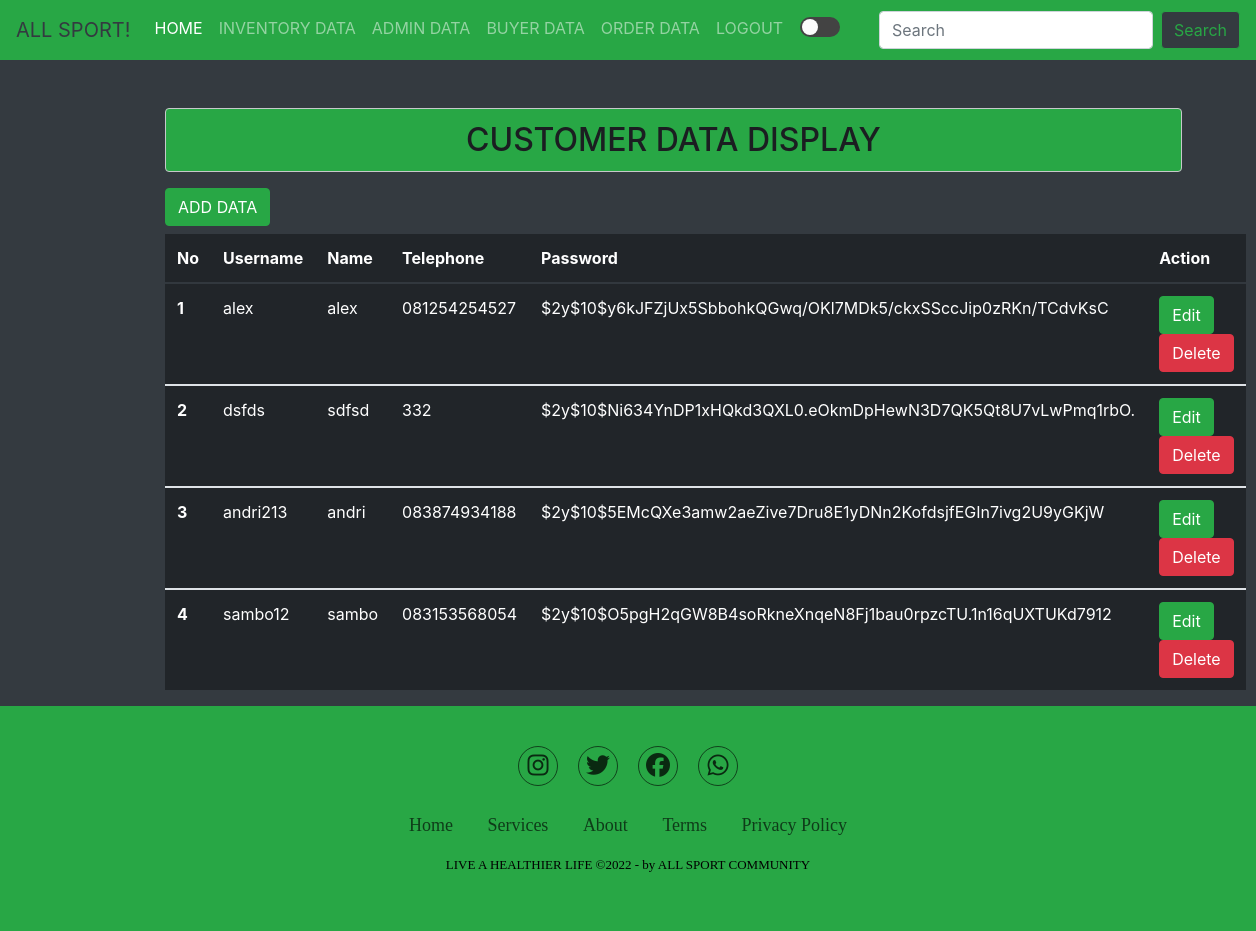
The app's page /data_pembeli.php (signed in) with its own data.
### tables this page shows
CREATE TABLE `customers` (
  `id_plg` int(11) NOT NULL,
  `username_plg` varchar(30) NOT NULL,
  `nama_plg` varchar(30) NOT NULL,
  `no_hp_plg` varchar(15) NOT NULL,
  `password` varchar(255) NOT NULL
);

### data_pembeli.php (the view, shortened to what this page needs)
<?php
   include('koneksi.php');
   $tampil = mysqli_query($koneksi, "SELECT * FROM customers order by id_plg asc");
?>
<!DOCTYPE html>
<html lang="en">
<head>
  <link rel="stylesheet" href="https://cdn.jsdelivr.net/npm/bootstrap@4.0.0/dist/css/bootstrap.min.css">
  <link rel="stylesheet" href="style.css">
  <link rel="stylesheet" href="forms1.css">
  <link rel="stylesheet" href="dark_md.css">
  <link rel="stylesheet" href="https://cdnjs.cloudflare.com/ajax/libs/font-awesome/6.2.0/css/all.min.css" />
  <link href="//netdna.bootstrapcdn.com/font-awesome/3.2.1/css/font-awesome.css" rel="stylesheet">
</head>
<body>
  <nav class="navbar navbar-expand-lg navbar-dark bg-success">
    <a class="navbar-brand text-dark" href="#">ALL SPORT!</a>
    <div class="collapse navbar-collapse" id="navbarSupportedContent">
      <ul class="navbar-nav mr-auto">
        <li class="nav-item active">
        <a class="nav-link" href="home.php">HOME<span class="sr-only">(current)</span></a>
        </li>
        <li class="nav-item">
            <a class="nav-link" href="tampilan_barang.php">INVENTORY DATA</a>
        </li>
        <li class="nav-item">
          <a class="nav-link" href="data_admin.php">ADMIN DATA</a>
        </li>
        <li class="nav-item">
          <a class="nav-link" href="data_pembeli.php">BUYER DATA</a>
        </li>
        <li class="nav-item">
            <a class="nav-link" href="data_pesanan.php">ORDER DATA</a>
        </li>
        <li class="nav-item">
          <a class="nav-link" href="logout.php">LOGOUT</a>
        </li>
        <li class="nav-item">
            <input type="checkbox" onclick="ubahMode()">
          </li>
      </ul>
        <form action="" method="post" class="form-inline my-2 my-lg-0">
        <input type="text" name="keyword" class="form-control mr-sm-2"  placeholder="Search" aria-label="Search">
        <button name="cari" class="btn btn-outline-success my-2 my-sm-0 bg-dark" type="submit">Search</button>
        </form>
    </div>
  </nav>
  <div class="tabel col-md-10" style=" margin-left: 150px;">
        <h2 class="alert alert-dark text-center mt-5" style="background-color: #28a745";>CUSTOMER DATA DISPLAY</h2>
        <table rules="rows" class="table table-dark mt-2">
          <a href="create_pembeli.php" class="btn btn-success">ADD DATA</a>
          <thead>
              <tr>
              <th scope="col">No</th>
              <th scope="col">Username</th>
              <th scope="col">Name</th>
              <th scope="col">Telephone</th>
              <th scope="col">Password</th>
              <th scope="col">Action</th>
              </tr>
          </thead>
          <?php $i = 1; ?>
          <?php
            while($data = mysqli_fetch_array($tampil)):
          ?>
          <tbody>
              <tr>
                  <th scope="row"><?= $i; ?></th>
                  <td><?=$data['username_plg'] ?></td>
                  <td><?=$data['nama_plg'] ?></td>
                  <td><?=$data['no_hp_plg'] ?></td>
                  <td><?=$data['password'] ?></td>
                  <td>
                    <a href="update_pembeli.php?id=<?=$data['id_plg'] ?>" class="btn btn-success">Edit</a>
                    <a href="delete_pembeli.php?id=<?=$data['id_plg'] ?>" class="btn btn-danger">Delete</a>
                  </td>
              </tr>
          <?php $i++; ?>
          <?php endwhile; ?>
        </table>
  </div>
  <section class="footer" style="background-color: #28a745";>
    <div class="social">
    <a href="https://www.instagram.com/metanocrzrt_/"><i class="fab fa-instagram"></i></a>
    <a href="https://twitter.com/jokowi"><i class="fab fa-twitter"></i></a>
    <a href="https://id-id.facebook.com/Jokowi/"><i class="fab fa-facebook"></i></a>
    <a href="https://wa.me/6282150808102"> <i class="fab fa-whatsapp"></i> </a>
    </div>
    <ul class="list">
      <li>
        <a href="#">Home</a>
      </li>
      <li>
        <a href="#">Services</a>
      </li>
      <li>
        <a href="#">About</a>
      </li>
      <li>
        <a href="#">Terms</a>
      </li>
      <li>
        <a href="#">Privacy Policy</a>
      </li>
    </ul>
    <p class="copyright">
      LIVE A HEALTHIER LIFE &copy;2022 - by ALL SPORT COMMUNITY
    </p>
  </section>
</body>
</html>

### style.css (style rules this page uses)
* { box-sizing: border-box; margin: 0; padding: 0; }
body { background-color: white; color: black; }
.navbar { margin-bottom: 25px; }
.text-center { background-color:#28a745; }
.footer { font-family:'Sege UI'; font-weight: 400; background-color:#28a745; padding: 40px 0; }
.footer .social { text-align: center; padding-bottom: 25px; color: #000000; }
.footer .social a { font-size: 24px; color: inherit; border: 1px solid rgba(0, 0, 0, 0.8); width: 40px; height: 40px; line-height: 38px; display: inline-block; text-align: center; border-radius: 50%; margin: 0 8px; opacity: 0.75; }
.footer ul { margin-top:0; padding: 0; list-style: none; font-size: 18px; line-height: 1.6; margin-bottom: 0; text-align: center; }
.footer ul li a { color:rgba(0, 0, 0, 0.8) ; text-decoration: none; opacity: 0.8; }
.footer ul li { display: inline-block; padding: 0 15px; }
.footer .copyright { margin-top: 15px; text-align: center; font-size: 13px; color: #000000; }

### forms1.css (style rules this page uses)
body { background-color: #343a40; }

### dark_md.css (style rules this page uses)
input[type="checkbox"] { margin: 9px; position: relative; width: 40px; height: 20px; appearance: none; background-color: #434343; outline: none; border-radius: 10px; transition: .5s ease; cursor: pointer; }
input[type="checkbox"]::before { content: ''; position: absolute; width: 16px; height: 16px; background-color: #fcfcfc; border-radius: 50%; top: 2px; left: 2px; transition: .5s ease; }

### records on screen
customers: username_plg "alex", nama_plg "alex", no_hp_plg "081254254527", password "$2y$10$y6kJFZjUx5SbbohkQGwq/OKl7MDk5/ckxSSccJip0zRKn/TCdvKsC"
customers: username_plg "dsfds", nama_plg "sdfsd", no_hp_plg "332", password "$2y$10$Ni634YnDP1xHQkd3QXL0.eOkmDpHewN3D7QK5Qt8U7vLwPmq1rbO."
customers: username_plg "andri213", nama_plg "andri", no_hp_plg "083874934188", password "$2y$10$5EMcQXe3amw2aeZive7Dru8E1yDNn2KofdsjfEGIn7ivg2U9yGKjW"
customers: username_plg "sambo12", nama_plg "sambo", no_hp_plg "083153568054", password "$2y$10$O5pgH2qGW8B4soRkneXnqeN8Fj1bau0rpzcTU.1n16qUXTUKd7912"
